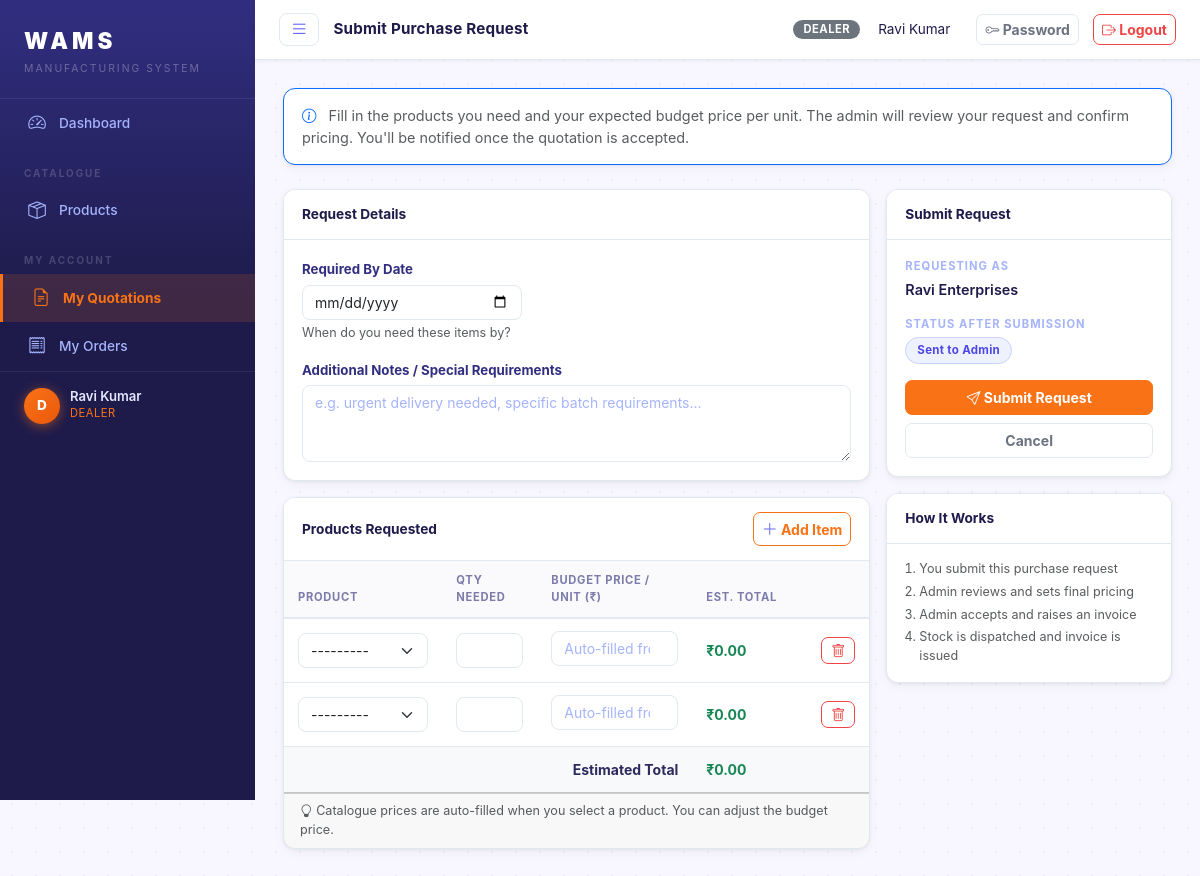
/quotations/dealer/create/ (signed in), run on the app's committed database.
### core/models.py (models this page shows, shortened)
class User(AbstractUser):
    ROLE_CHOICES = [
        ('admin', 'Admin'),
        ('dealer', 'Dealer'),
        ('supplier', 'Supplier'),
    ]
    role = models.CharField(max_length=20, choices=ROLE_CHOICES, default='dealer')
    phone = models.CharField(max_length=20, blank=True)

class Dealer(models.Model):
    user = models.OneToOneField(User, on_delete=models.CASCADE, related_name='dealer_profile')
    company_name = models.CharField(max_length=200)
    contact_person = models.CharField(max_length=100)
    email = models.EmailField()
    phone = models.CharField(max_length=20)
    address = models.TextField()
    city = models.CharField(max_length=100)
    credit_limit = models.DecimalField(max_digits=12, decimal_places=2, default=0)
    is_active = models.BooleanField(default=True)
    created_at = models.DateTimeField(auto_now_add=True)
    class Meta:
        ordering = ['company_name']

### core/views.py (the view, shortened to what this page needs)
# urls.py: path('quotations/dealer/create/', views.dealer_quotation_create, name='dealer_quotation_create'),
@login_required
def dealer_quotation_create(request):
    if request.user.role == 'dealer':
        try:
            dealer_profile = request.user.dealer_profile
        except Dealer.DoesNotExist:
            messages.error(request, 'Your dealer profile is not set up yet. Contact the admin.')
            return redirect('dashboard')
        form = DealerQuotationRequestForm(request.POST or None)
        formset = DealerQuotationRequestFormSet(request.POST or None)
        return render(request, 'core/quotations/dealer_request_form.html', {
            'form': form, 'formset': formset, 'title': 'Submit Purchase Request',
        })
    messages.error(request, 'Access denied.')
    return redirect('dashboard')

### core/forms.py
class DealerQuotationRequestForm(forms.ModelForm):
    class Meta:
        model = DealerQuotation
        fields = ['valid_until', 'notes']
        labels = {
            'valid_until': 'Required By Date',
            'notes': 'Additional Notes / Special Requirements',
        }
        widgets = {
            'valid_until': forms.DateInput(attrs={**FORM_CONTROL, 'type': 'date'}),
            'notes': forms.Textarea(attrs={**FORM_CONTROL, 'rows': 3, 'placeholder': 'e.g. urgent delivery needed, specific batch requirements…'}),
        }

### core/forms.py (called while the page is built)
    def create_option(self, name, value, label, selected, index, subindex=None, attrs=None, **kwargs):
        option = super().create_option(name, value, label, selected, index, subindex=subindex, attrs=attrs)
        pk = getattr(value, 'value', value)
        if pk:
            try:
                product = Product.objects.get(pk=int(pk))
                option['attrs']['data-price'] = str(product.unit_price)
                option['attrs']['data-stock'] = str(product.stock_quantity)
            except (Product.DoesNotExist, ValueError, TypeError):
                pass
        return option

### core/models.py (called while the page is built)
    def __str__(self):
        return f"{self.product_id} – {self.name}"

### templates/core/quotations/dealer_request_form.html (shortened to what this page needs)
{% extends 'base.html' %}
{% block page_title %}{{ title }}{% endblock %}
{% block content %}
<div class="request-intro mb-4">
  <div class="card border-primary">
    <div class="card-body py-3">
      <p class="mb-0 text-muted">
        <i class="bi bi-info-circle text-primary me-2"></i>
        Fill in the products you need and your expected budget price per unit. The admin will review your request and confirm pricing. You'll be notified once the quotation is accepted.
      </p>
    </div>
  </div>
</div>
<form method="post" id="requestForm">
  <div class="row g-3">
    <div class="col-lg-8">
      <div class="card mb-3">
        <div class="card-header">Request Details</div>
        <div class="card-body">
          <div class="row g-3">
            <div class="col-md-5">
              <label class="form-label">{{ form.valid_until.label }}</label>
              {{ form.valid_until }}
              <div class="form-text">When do you need these items by?</div>
            </div>
            <div class="col-12">
              <label class="form-label">{{ form.notes.label }}</label>
              {{ form.notes }}
            </div>
          </div>
        </div>
      </div>
      <div class="card">
        <div class="card-header d-flex justify-content-between align-items-center">
          <span>Products Requested</span>
          <button type="button" class="btn btn-sm btn-outline-primary" id="addItemBtn">
            <i class="bi bi-plus-lg"></i> Add Item
          </button>
        </div>
        <div class="card-body p-0">
          <table class="table mb-0" id="itemsTable">
            <thead class="table-light">
              <tr>
                <th>Product</th>
                <th style="width:95px">Qty Needed</th>
                <th style="width:155px">Budget Price / Unit (₹)</th>
                <th style="width:115px">Est. Total</th>
                <th style="width:46px"></th>
              </tr>
            </thead>
            <tbody id="itemsBody">
              {% for item_form in formset %}
              <tr class="item-row">
                <td>
                  {{ item_form.product }}
                </td>
                <td>
                  {{ item_form.quantity }}
                </td>
                <td>
                  {{ item_form.unit_price }}
                </td>
                <td><strong class="subtotal-display text-success">₹0.00</strong></td>
                <td>
                  <button type="button" class="btn btn-xs btn-outline-danger remove-row" title="Remove">
                    <i class="bi bi-trash"></i>
                  </button>
                </td>
              </tr>
              {% endfor %}
            </tbody>
            <tfoot>
              <tr class="table-light">
                <td colspan="3" class="text-end fw-bold">Estimated Total</td>
                <td><strong id="grandTotal" class="text-success">₹0.00</strong></td>
                <td></td>
              </tr>
            </tfoot>
          </table>
        </div>
        <div class="card-footer text-muted small">
          <i class="bi bi-lightbulb"></i> Catalogue prices are auto-filled when you select a product. You can adjust the budget price.
        </div>
      </div>
    </div>
    <div class="col-lg-4">
      <div class="card">
        <div class="card-header">Submit Request</div>
        <div class="card-body">
          <div class="mb-3">
            <div class="detail-label">Requesting as</div>
            <div class="detail-value">{{ request.user.dealer_profile.company_name }}</div>
          </div>
          <div class="mb-3">
            <div class="detail-label">Status after submission</div>
            <div class="detail-value"><span class="badge-status badge-sent">Sent to Admin</span></div>
          </div>
          <div class="d-grid gap-2">
            <button type="submit" class="btn btn-primary">
              <i class="bi bi-send"></i> Submit Request
            </button>
            <a href="{% url 'dealer_quotation_list' %}" class="btn btn-outline-secondary">Cancel</a>
          </div>
        </div>
      </div>
      <div class="card mt-3">
        <div class="card-header">How It Works</div>
        <div class="card-body p-3">
          <ol class="mb-0 small text-muted ps-3">
            <li class="mb-1">You submit this purchase request</li>
            <li class="mb-1">Admin reviews and sets final pricing</li>
            <li class="mb-1">Admin accepts and raises an invoice</li>
            <li>Stock is dispatched and invoice is issued</li>
          </ol>
        </div>
      </div>
    </div>
  </div>
</form>
{% endblock %}

### templates/base.html (shortened to what this page needs)
{% load static %}
<!DOCTYPE html>
<html lang="en">
<head>
<link rel="stylesheet" href="https://cdn.jsdelivr.net/npm/bootstrap@5.3.2/dist/css/bootstrap.min.css">
<link rel="stylesheet" href="https://cdn.jsdelivr.net/npm/bootstrap-icons@1.11.3/font/bootstrap-icons.css">
<link rel="stylesheet" href="{% static 'css/style.css' %}">
</head>
<body>
<div class="app-wrapper">
  <nav class="sidebar" id="sidebar">
    <div class="sidebar-brand">
      <span class="brand-title">WAMS</span>
      <span class="brand-sub">Manufacturing System</span>
    </div>
    <ul class="sidebar-menu">
      <li>
        <a href="{% url 'dashboard' %}" class="{% if request.resolver_match.url_name == 'dashboard' %}active{% endif %}">
          <i class="bi bi-speedometer2"></i> Dashboard
        </a>
      </li>
      {% if user.role == 'admin' %}
      <li class="menu-section">Inventory</li>
      <li>
        <a href="{% url 'product_list' %}" class="{% if 'product' in request.resolver_match.url_name %}active{% endif %}">
          <i class="bi bi-box-seam"></i> Products
        </a>
      </li>
      <li>
        <a href="{% url 'part_list' %}" class="{% if 'part' in request.resolver_match.url_name %}active{% endif %}">
          <i class="bi bi-tools"></i> Parts
        </a>
      </li>
      <li>
        <a href="{% url 'stock_overview' %}" class="{% if 'stock' in request.resolver_match.url_name %}active{% endif %}">
          <i class="bi bi-boxes"></i> Stock
        </a>
      </li>
      <li class="menu-section">Stakeholders</li>
      <li>
        <a href="{% url 'dealer_list' %}" class="{% if 'dealer_list' in request.resolver_match.url_name or 'dealer_create' in request.resolver_match.url_name or 'dealer_update' in request.resolver_match.url_name %}active{% endif %}">
          <i class="bi bi-shop"></i> Dealers
        </a>
      </li>
      <li>
        <a href="{% url 'supplier_list' %}" class="{% if 'supplier_list' in request.resolver_match.url_name or 'supplier_create' in request.resolver_match.url_name or 'supplier_update' in request.resolver_match.url_name %}active{% endif %}">
          <i class="bi bi-truck"></i> Suppliers
        </a>
      </li>
      <li class="menu-section">Commerce</li>
      <li>
        <a href="{% url 'dealer_quotation_list' %}" class="{% if 'dealer_quotation' in request.resolver_match.url_name %}active{% endif %}">
          <i class="bi bi-file-earmark-text"></i> Dealer Quotations
        </a>
      </li>
      <li>
        <a href="{% url 'supplier_quotation_list' %}" class="{% if 'supplier_quotation' in request.resolver_match.url_name %}active{% endif %}">
          <i class="bi bi-file-earmark-ruled"></i> Supplier Quotations
        </a>
      </li>
      <li>
        <a href="{% url 'dealer_transaction_list' %}" class="{% if 'dealer_transaction' in request.resolver_match.url_name %}active{% endif %}">
          <i class="bi bi-receipt"></i> Sales Invoices
        </a>
      </li>
      <li>
        <a href="{% url 'supplier_transaction_list' %}" class="{% if 'supplier_transaction' in request.resolver_match.url_name %}active{% endif %}">
          <i class="bi bi-cart3"></i> Purchase Orders
        </a>
      </li>
      <li class="menu-section">Admin</li>
      <li>
        <a href="{% url 'reports' %}" class="{% if 'reports' in request.resolver_match.url_name %}active{% endif %}">
          <i class="bi bi-bar-chart-line"></i> Reports
        </a>
      </li>
      <li>
        <a href="{% url 'user_list' %}" class="{% if 'user' in request.resolver_match.url_name %}active{% endif %}">
          <i class="bi bi-people"></i> Users
        </a>
      </li>
      {% elif user.role == 'dealer' %}
      <li class="menu-section">Catalogue</li>
      <li>
        <a href="{% url 'product_list' %}" class="{% if 'product' in request.resolver_match.url_name %}active{% endif %}">
          <i class="bi bi-box-seam"></i> Products
        </a>
      </li>
      <li class="menu-section">My Account</li>
      <li>
        <a href="{% url 'dealer_quotation_list' %}" class="{% if 'dealer_quotation' in request.resolver_match.url_name %}active{% endif %}">
          <i class="bi bi-file-earmark-text"></i> My Quotations
        </a>
      </li>
      <li>
        <a href="{% url 'dealer_transaction_list' %}" class="{% if 'dealer_transaction' in request.resolver_match.url_name %}active{% endif %}">
          <i class="bi bi-receipt"></i> My Orders
        </a>
      </li>
      {% endif %}
    </ul>
    <div class="sidebar-footer">
      <div class="user-info">
        <div class="avatar" style="box-shadow: 0 2px 12px rgba(249,115,22,0.5);">{{ user.username|slice:":1"|upper }}</div>
        <div>
          <div class="user-name">{{ user.get_full_name|default:user.username }}</div>
          <div class="user-role" style="color: var(--sidebar-accent);">{{ user.get_role_display }}</div>
        </div>
      </div>
    </div>
  </nav>
  <div class="content-area" id="contentArea">
    <header class="topbar">
      <button class="sidebar-toggle" id="sidebarToggle" title="Toggle sidebar">
        <i class="bi bi-list"></i>
      </button>
      <span class="topbar-title">{% block page_title %}{% endblock %}</span>
      <div class="topbar-right">
        <span class="badge bg-secondary text-uppercase me-2">{{ user.role }}</span>
        <span class="me-3">{{ user.get_full_name|default:user.username }}</span>
        <a href="{% url 'change_password' %}" class="btn btn-sm btn-outline-secondary me-1">
          <i class="bi bi-key"></i> Password
        </a>
        <a href="{% url 'logout' %}" class="btn btn-sm btn-outline-danger">
          <i class="bi bi-box-arrow-right"></i> Logout
        </a>
      </div>
    </header>
    <main class="main-content">
      {% block content %}{% endblock %}
    </main>
  </div>
</div>
</body>
</html>

### data on the page
User: username "D", get_full_name "Ravi Kumar", role "DEALER", user.dealer_profile.company_name "Ravi Enterprises"

### other printed values
{{ title }} "Submit Purchase Request"
